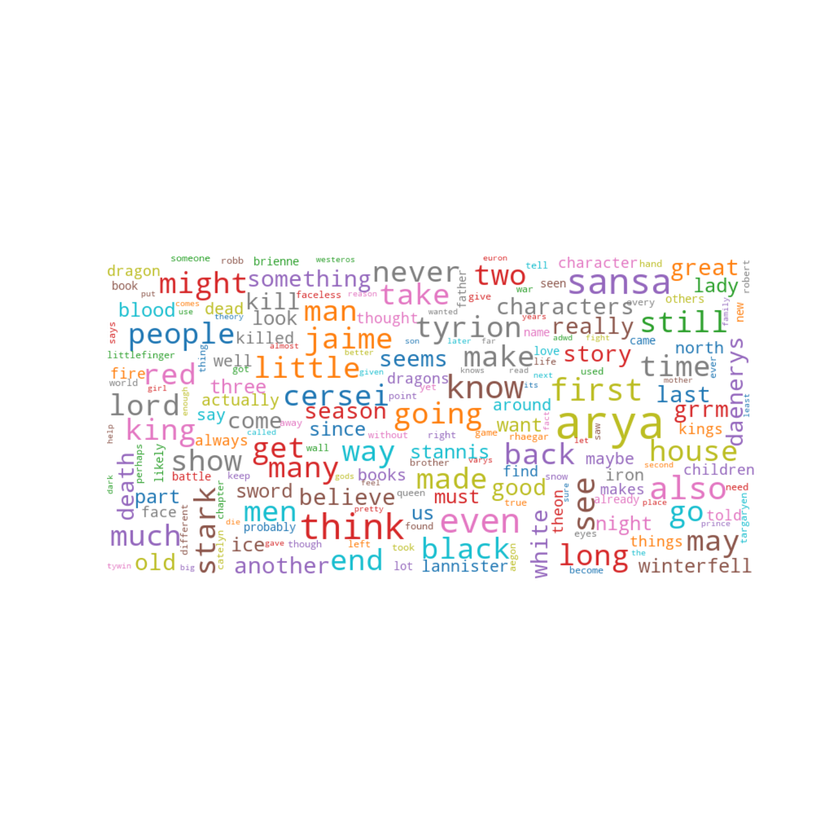
#> input picture data/Arya Stark_TF_wordcloud.png, 840 x 840 px, shrunk from 1500 x 1500 before the run; its folder holds only this picture in this run
$ jupyter execute cropping.ipynb
#> lines starting #> are read from the running program, lines starting #| are printed output that depends on the picture
#> further down, im is the input picture: PIL image 840x840 RGBA; mean R, G, B, A 72.1, 70.6, 70.3, 76.6
[cell 1]
from PIL import Image, ImageChops
import json
import os

def trim(im):
    bg = Image.new(im.mode, im.size, im.getpixel((0,0)))
#> bg: PIL image 840x840 RGBA; every value is 0
    diff = ImageChops.difference(im, bg)
    diff = ImageChops.add(diff, diff, 2.0, -100)
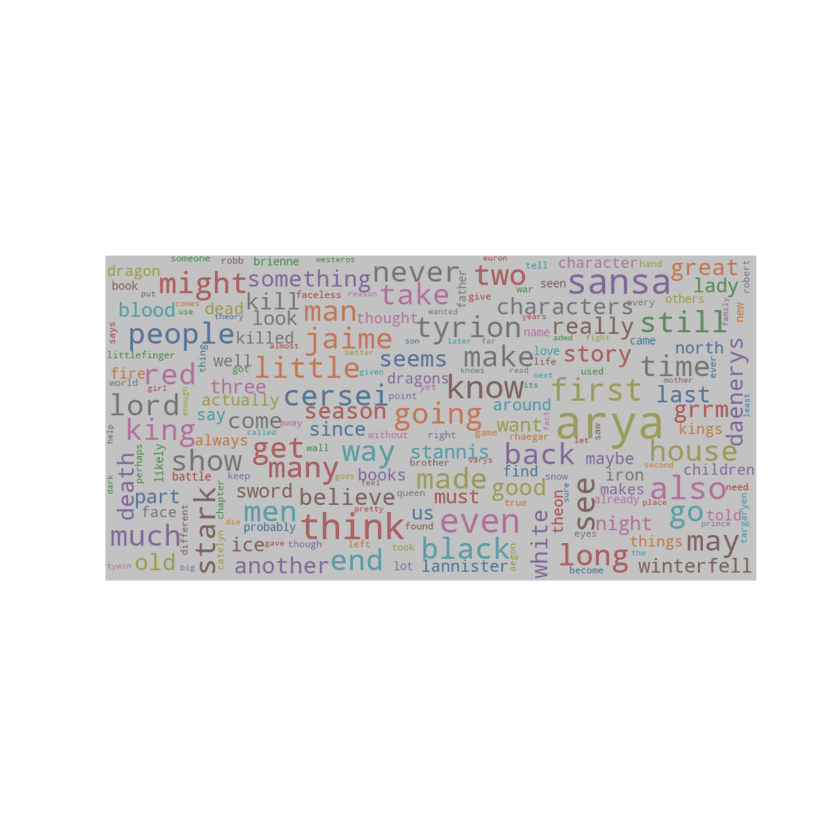
#> diff: PIL image 840x840 RGBA; mean R, G, B, A 42, 40.4, 40.5, 46.5; transparent parts drawn white
    bbox = diff.getbbox()
#> bbox = (105, 255, 757, 581)
    if bbox:
        return im.crop(bbox)
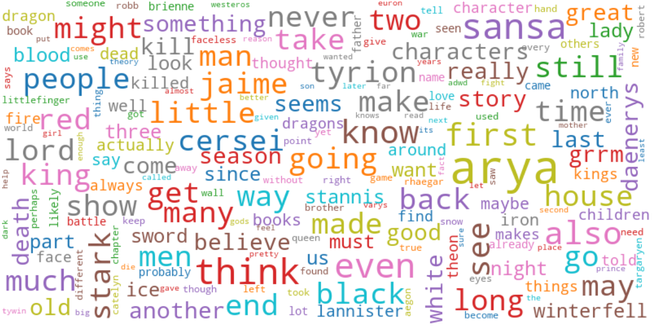
#> returned value: PIL image 652x326 RGBA; mean R, G, B, A 237.1, 232.1, 231, 254.2; transparent parts drawn white
    return im

# [8 lines of commented-out code are left out]

for filename in os.listdir("../data"):
    if filename.endswith(".png") and "wordcloud" in filename:
        print("../data/" + filename)
        im = Image.open("../data/" + filename)
        im = trim(im)
        im.save("../data/" + filename)

$ run again, on data/Benjen Stark_wordcloud.png
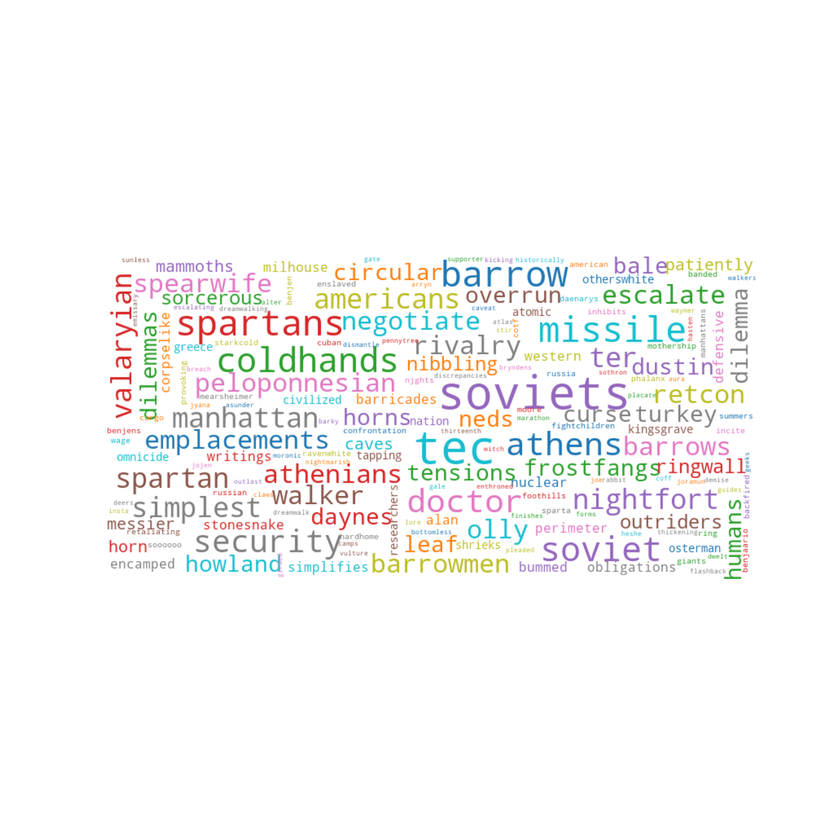
#> input picture data/Benjen Stark_wordcloud.png, 840 x 840 px, shrunk from 1500 x 1500 before the run
#> im is the input picture: PIL image 840x840 RGBA; mean R, G, B, A 71, 70.6, 70.2, 76.6
#> bg: PIL image 840x840 RGBA; every value is 0
#> in trim, `diff = ImageChops.add(diff, diff, 2.0, -100)`:
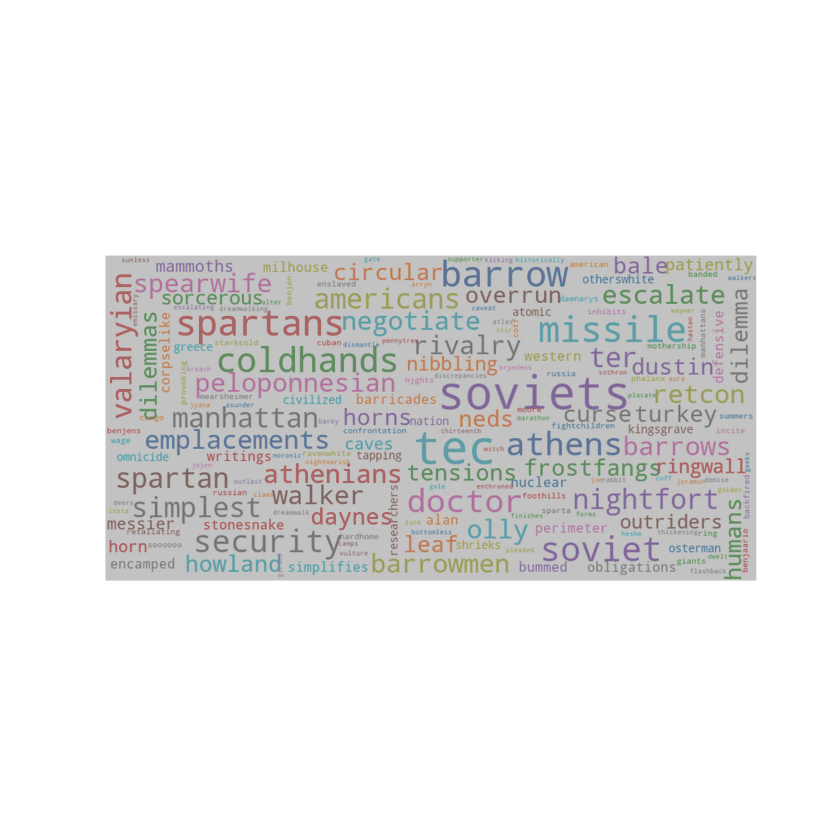
#> diff: PIL image 840x840 RGBA; mean R, G, B, A 41.1, 40.4, 40.4, 46.5; transparent parts drawn white
#> bbox = (105, 255, 757, 581)
#> in trim, `return im.crop(bbox)`:
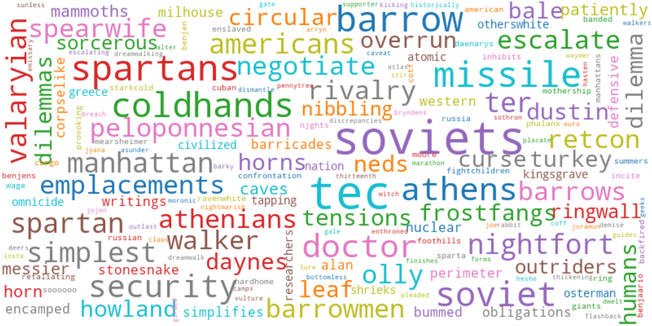
#> returned value: PIL image 652x326 RGBA; mean R, G, B, A 233.3, 232.1, 230.7, 254.2; transparent parts drawn white

$ run again, on data/Brandon 'Bran' Stark_TF_wordcloud.png
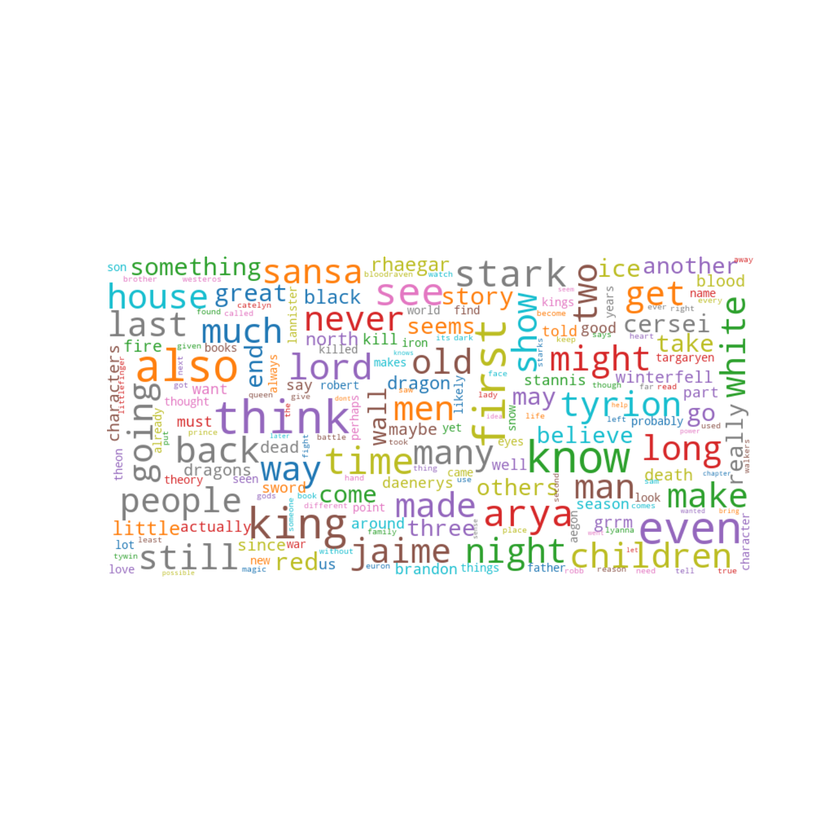
#> input picture data/Brandon 'Bran' Stark_TF_wordcloud.png, 840 x 840 px, shrunk from 1500 x 1500 before the run
#> im is the input picture: PIL image 840x840 RGBA; mean R, G, B, A 70.6, 70.1, 68.7, 76.6
#> bg: PIL image 840x840 RGBA; every value is 0
#> in trim, `diff = ImageChops.add(diff, diff, 2.0, -100)`:
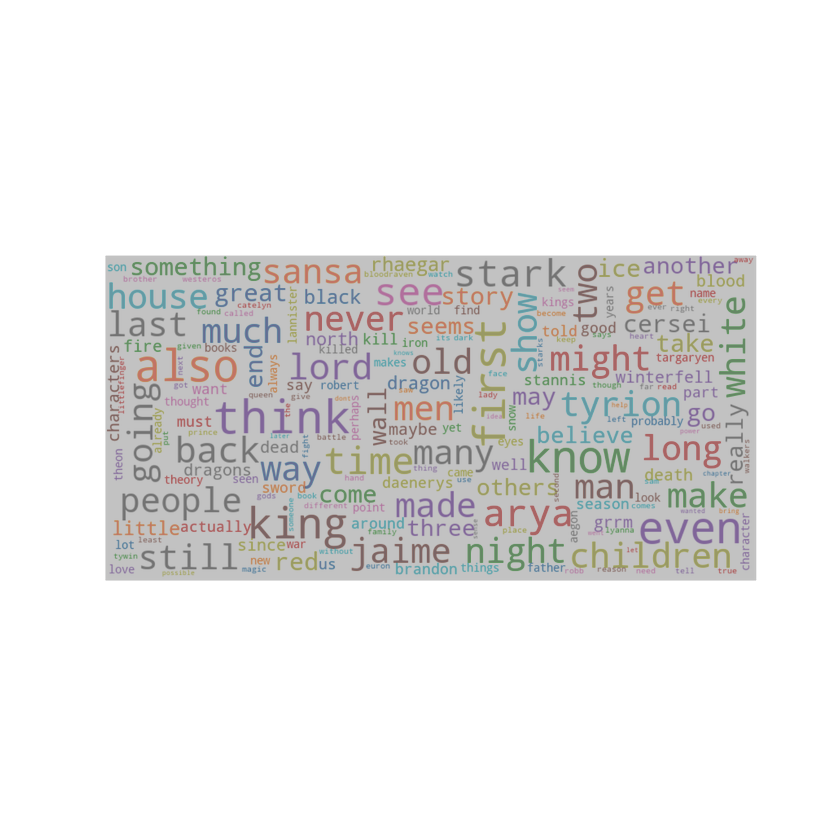
#> diff: PIL image 840x840 RGBA; mean R, G, B, A 40.7, 39.9, 39.2, 46.5; transparent parts drawn white
#> bbox = (105, 255, 757, 581)
#> in trim, `return im.crop(bbox)`:
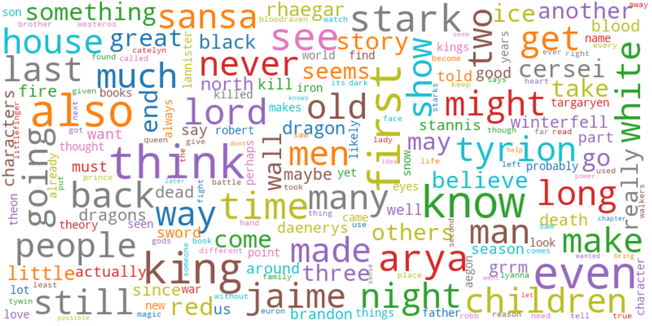
#> returned value: PIL image 652x326 RGBA; mean R, G, B, A 232, 230.3, 225.6, 254.2; transparent parts drawn white
